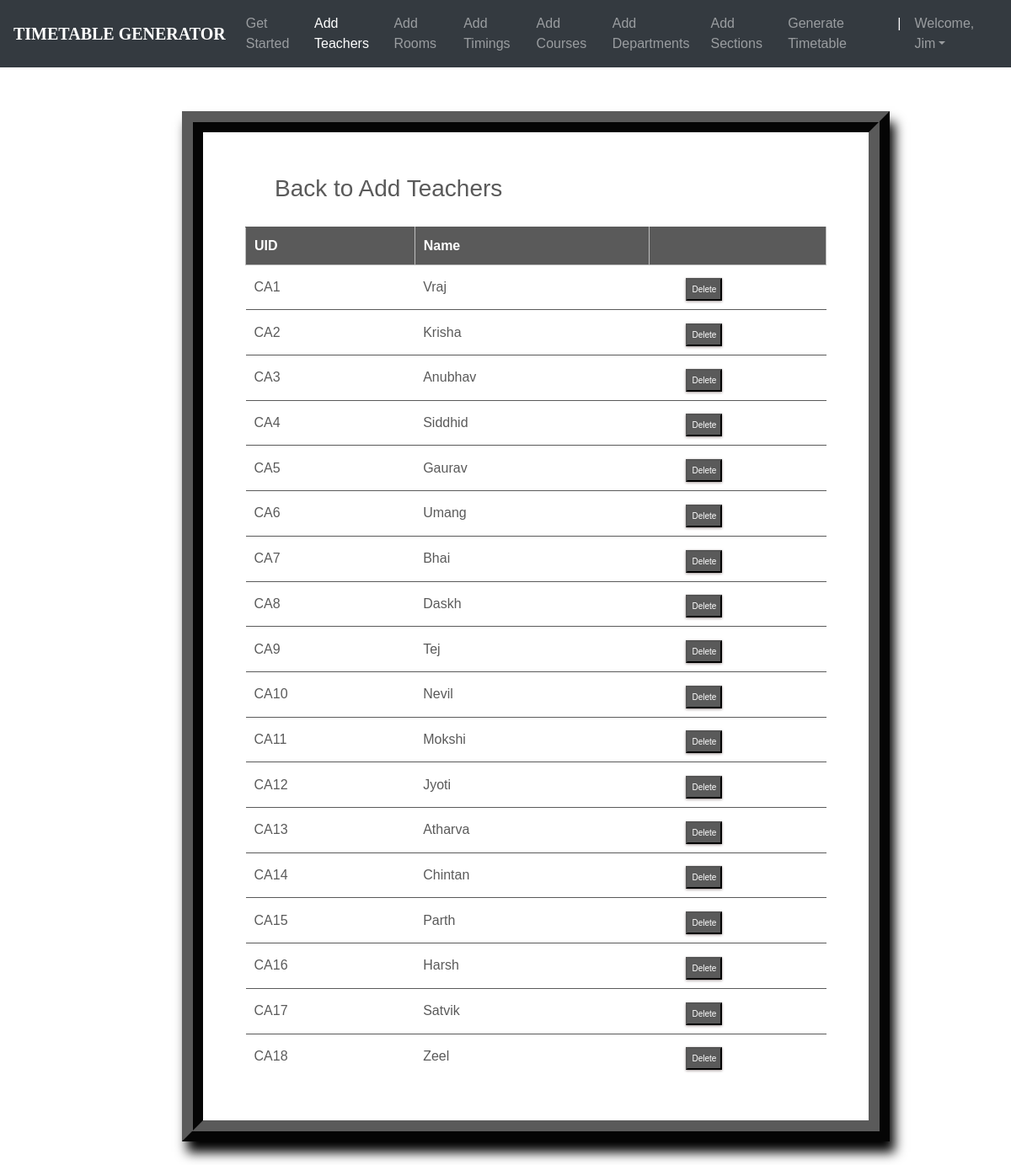
/teachers_list/ (signed in), run on the app's committed database.
### ttgen/models.py (models this page shows, shortened)
class Instructor(models.Model):
    uid = models.CharField(max_length=6)
    name = models.CharField(max_length=25)

### ttgen/views.py (the view)
# urls.py: path('teachers_list/', views.inst_list_view , name='editinstructor'),
@login_required
def inst_list_view(request):
    context = {
        'instructors': Instructor.objects.all()
    }
    return render(request, 'inslist.html', context)

### templates/inslist.html (shortened to what this page needs)
<!DOCTYPE html>
<html lang="en">
<head>
	<link rel="stylesheet" href="https://maxcdn.bootstrapcdn.com/bootstrap/4.0.0/css/bootstrap.min.css">
    <link rel="stylesheet" type="text/css" href="static/css/index.css">
</head>
<body>
        <header>
			<nav class="navbar navbar-expand-md navbar-dark fixed-top bg-dark">
                <a class="navbar-brand" href="#"><b>TIMETABLE GENERATOR</b></a>
                <div class="collapse navbar-collapse" id="navbarCollapse">
                    <ul class="navbar-nav ml-auto">
                    <li class="nav-item">
                        <a class="nav-link" href="{% url 'admindash' %}">Get Started</a>
                    </li>
                    <li class="nav-item active">
                        <a class="nav-link" href="{% url 'addInstructors' %}">Add Teachers</a>
                    </li>
                    <li class="nav-item">
                        <a class="nav-link" href="{% url 'addRooms' %}">Add Rooms</a>
                    </li>
                    <li class="nav-item">
		                <a class="nav-link" href="{% url 'addTimings' %}">Add Timings</a>
		            </li>
                    <li class="nav-item">
                        <a class="nav-link" href="{% url 'addCourses' %}">Add Courses</a>
                    </li>
                    <li class="nav-item">
			            <a class="nav-link" href="{% url 'addDepts' %}">Add Departments</a>
		            </li>
                    <li class="nav-item">
			            <a class="nav-link" href="{% url 'addSections' %}">Add Sections</a>
		            </li>
                    <li class="nav-item">
			            <a class="nav-link" href="{% url 'generate' %}">Generate Timetable</a>
		            </li>
                    <li class="nav-item active">
			            <a class="nav-link">|</a>
		            </li>
                    <li class="nav-item dropdown">
		                <a class="nav-link dropdown-toggle" href="#" id="dropdown03" data-toggle="dropdown" aria-haspopup="true" aria-expanded="false">Welcome, {{ user.first_name }}</a>
		            </li>
                    </ul>
                </div>
            </nav>
        </header><br><br>
        {% block content %}
        {% load static %}
<fieldset class="fieldset">
    <a href="{% url 'addInstructors'%}"><h1 class="tablink" onclick="openPage('new')" id="defaultOpen">Back to Add Teachers</h1></a>
    <div class="tabcontent" id="edit">
        <table class="table1">
            <thead>
            <tr class="table-headers">
            <th>UID</th>
            <th>Name</th>
            <th  class="empty"></th>
            </tr>
            </thead>
            <tbody>
            {% for inst in instructors %}
            <tr>
             <td>{{inst.uid}}</td>
             <td>{{inst.name}}</td>
             <td class="empty">
                <form action="{% url 'deleteinstructor' inst.id %}" method="post">
                        <input type="submit" value="Delete" class="cross">
                </form>
             </td>
             </tr>
            {% endfor %}
            </tbody>
        </table>
    </div>
</fieldset>
{% endblock %}

### static/css/index.css (style rules this page uses)
body { padding-top: 3rem; padding-bottom: 3rem; color: #5a5a5a; font-family: 'Poppins', sans-serif; overflow-x: hidden; }
nav { font-family: sans-serif; }
.navbar-brand { font-size: 20px; font-family: Georgia, 'Times New Roman', Times, serif; }

### templates/inslist.html (style rules this page uses)
nav { font-family: sans-serif; }
.navbar-brand { font-size: 20px; font-family: Georgia, 'Times New Roman', Times, serif; }
* { margin: 0; padding: 0; box-sizing: border-box; }
html { scroll-behavior: smooth; }
a { text-decoration:none; }
form { margin-top: 3%; margin-left: 18%; margin-right: 12%; }
fieldset h1 { color: #5a5a5a; padding-bottom: 20px; margin-left: 35px; display: inline-block; cursor: pointer; font-size: 28px; }
fieldset input { padding:8px; color: #938c8c }
.table2 td, th { border: 1px solid rgb(190,190,190); padding: 10px 20px; }
.table1 { width: 100%; border-collapse: collapse; text-align: left; overflow: hidden; }
.table1 td, th { border-top: 1px solid #5a5a5a; padding: 10px; }
.table1 th { background-color: #5a5a5a; color: #fff; }
.cross { font-size:10px; box-shadow: 0px 1px 3px 0px #9e9292; padding: 4px 5px; color: #fff; background-color: #5a5a5a; cursor: pointer; }
.fieldset { margin-top: 3%; margin-left: 18%; margin-right: 12%; padding: 50px; border-width: 25px; border-style: ridge; border-color: #5a5a5a; box-shadow: 6px 13px 13px 0px black; background-color: #fff; }

### data on the page
Instructor: uid "CA1", name "Vraj"
Instructor: uid "CA2", name "Krisha"
Instructor: uid "CA3", name "Anubhav"
Instructor: uid "CA4", name "Siddhid"
Instructor: uid "CA5", name "Gaurav"
Instructor: uid "CA6", name "Umang"
Instructor: uid "CA7", name "Bhai"
Instructor: uid "CA8", name "Daskh"
Instructor: uid "CA9", name "Tej"
Instructor: uid "CA10", name "Nevil"
Instructor: uid "CA11", name "Mokshi"
Instructor: uid "CA12", name "Jyoti"
Instructor: uid "CA13", name "Atharva"
Instructor: uid "CA14", name "Chintan"
Instructor: uid "CA15", name "Parth"
Instructor: uid "CA16", name "Harsh"
Instructor: uid "CA17", name "Satvik"
Instructor: uid "CA18", name "Zeel"

### other printed values
{{ user.first_name }} "Jim"
